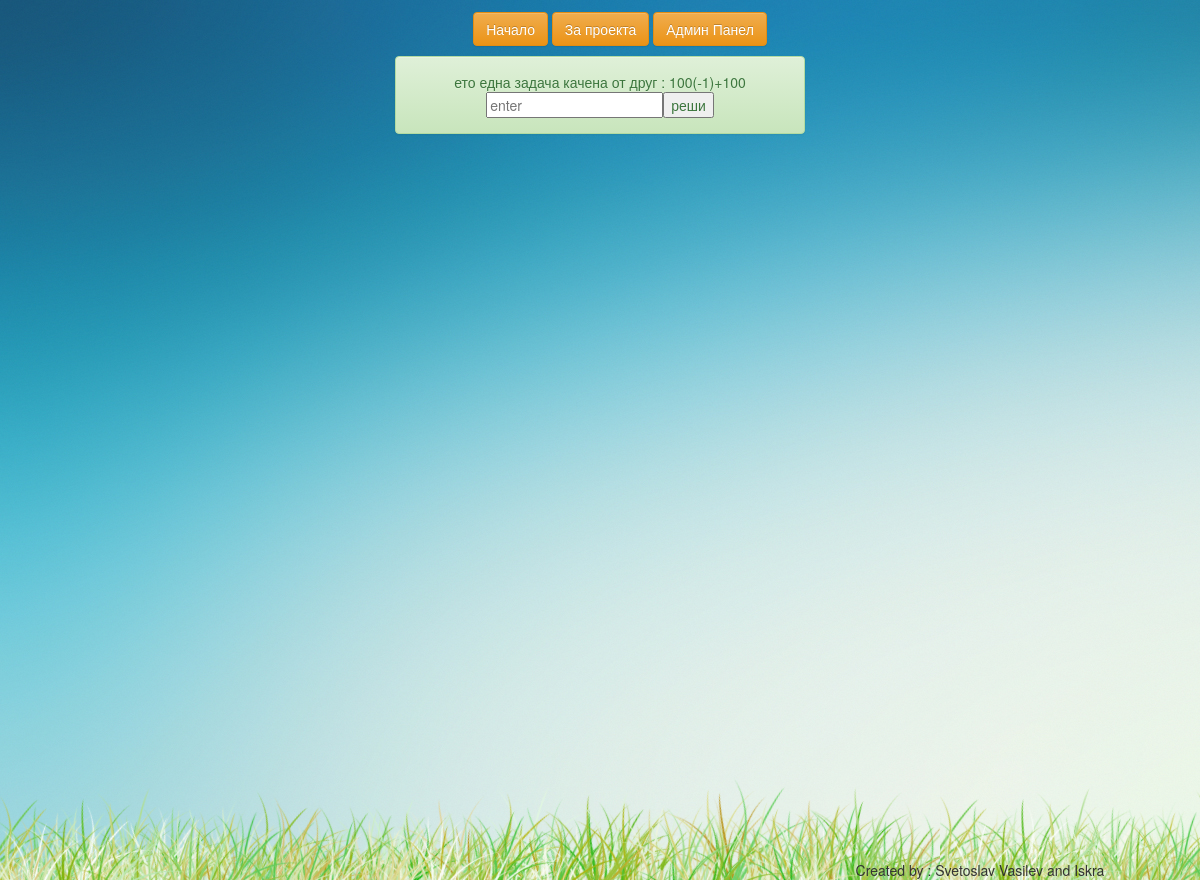
/project_31_mart/read.php, run on the app's committed database.
### tables this page shows
CREATE TABLE `lvl3` (
  `id_math` int(11) NOT NULL,
  `number_1` int(11) NOT NULL,
  `symbol` varchar(100) NOT NULL,
  `number_2` int(11) NOT NULL,
  `result` varchar(100) NOT NULL,
  `added_by` varchar(100) NOT NULL,
  `approve` varchar(100) DEFAULT 'wait',
  `date_deleted` date DEFAULT NULL
);

### project_31_mart/read.php (the view, shortened to what this page needs)
<?php
include_once('includes/header.php');
	?>
<?php
$user=$_SESSION['user'];
$conn = mysqli_connect('localhost', 'root', '', 'math');
$read_query = 	"SELECT number_1,symbol,number_2,result,added_by FROM lvl3 WHERE date_deleted is null and approve like '%ok%'ORDER BY rand() LIMIT 1 ";
$read_result = mysqli_query($conn, $read_query);
	if (mysqli_num_rows($read_result) > 0) {
		$row = mysqli_fetch_assoc($read_result);
        	echo "<div class='row'>
	<div class='alert alert-success col-xs-4
		col-xs-offset-4 text-center'>";
		echo $user."  ето една задача качена от друг : ";
       echo $row['number_1']."".$row['symbol']."".$row['number_2'];
	echo "<form action='last_lvl.php' method='get'>";
echo "</form>";
			echo "</div></div>";
}
?>
<?php
	include_once('includes/footer.php');
	?>

### project_31_mart/css/style.css (style rules this page uses)
body,html,div { margin:0; padding: 0; }
body { background-image: url(img/bg_index.jpg); background-repeat: ; }

### data on the page
lvl3: number_1 "100", symbol "(-1)+", number_2 "100"
